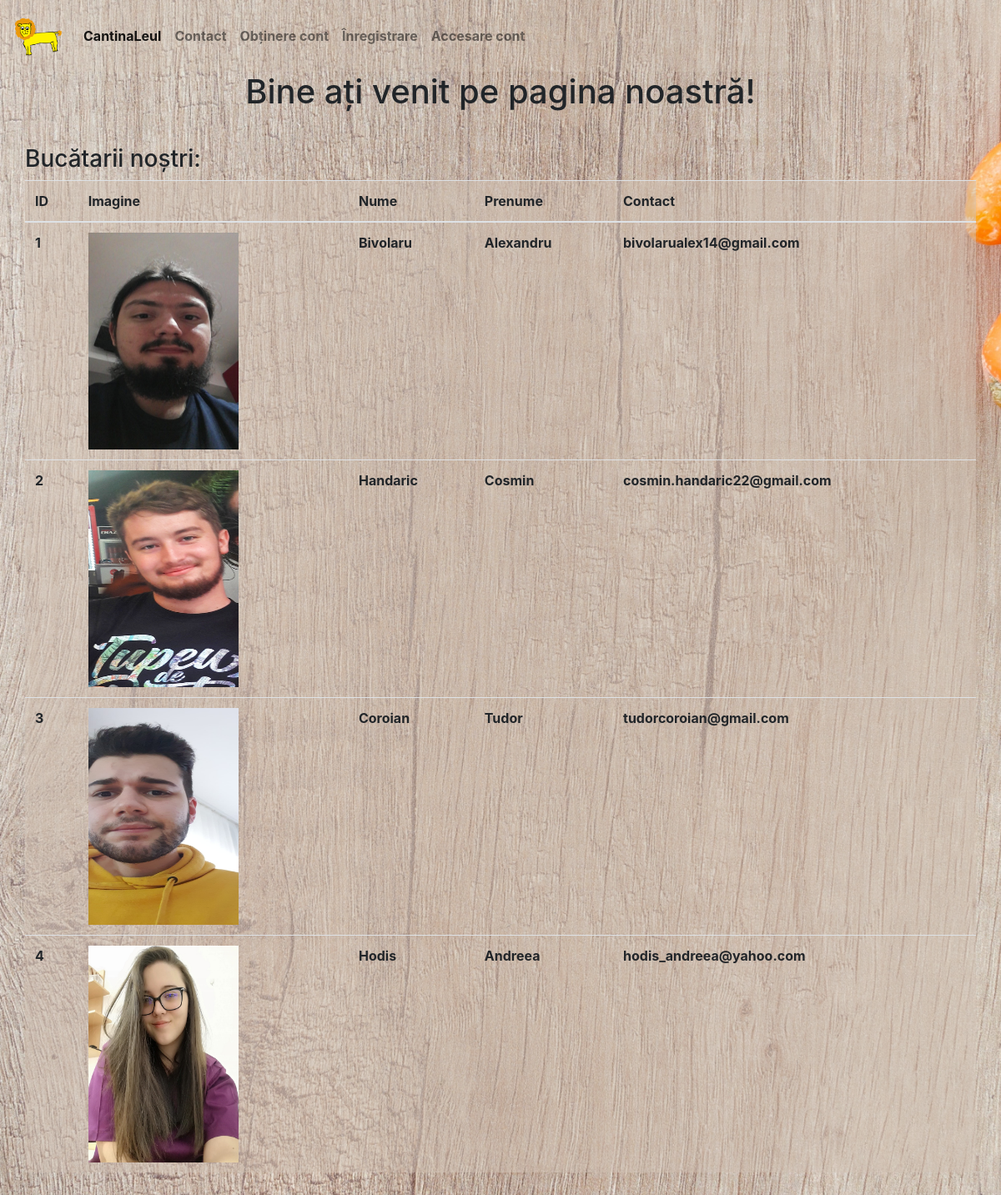
The page / on the database its author committed.
### CantinaLeul/models.py (models this page shows, shortened)
class newChef(models.Model):
    user = models.OneToOneField(User, null=True, on_delete=models.CASCADE)
    nume = models.CharField(max_length=100, null=True)
    prenume = models.CharField(max_length=100, null=True)
    imagine = models.ImageField(upload_to='profiluri', null=True)

### CantinaLeul/views.py (the view)
# urls.py: path('', views.Index, name='home'), #url care ne redirecteaza acasa pe pagina principala
def Index(request):
    bucatari=newChef.objects.all()
    context={'bucatari': bucatari}
    return render(request, 'primaPagina.html', context)

### templates/primaPagina.html (shortened to what this page needs)
<!doctype html>
<html lang="en">
  <head>
    <link rel="stylesheet" href="https://cdn.jsdelivr.net/npm/bootstrap@4.5.3/dist/css/bootstrap.min.css">
  </head>
  <body class="bg">
    {% include 'navigationPrimaPagina.html' %}
    {%  block content %}
        <h1 style="text-align:center;">Bine ați venit pe pagina noastră!</h1>
        <div class="container">
  <div class="row">
    <div class="col-12">
    <h3>Bucătarii noștri:</h3>
		<table class="table table-image" >
		  <thead>
		    <tr>
		      <th class="c1" scope="col" style="opacity: 1;">ID</th>
		      <th class="c1" scope="col">Imagine</th>
		      <th class="c1" scope="col">Nume</th>
		      <th class="c1" scope="col">Prenume</th>
		      <th class="c1" scope="col">Contact</th>
		    </tr>
		  </thead>
		  <tbody >
            {% for bucatar in bucatari %}
                <tr>
                  <td>
                   <b> {{ bucatar.id }} </b>
                  </td>
                   <td >
                       <img src="{{ bucatar.imagine.url }}" width=180 height=260>
                  </td>
                    <td>
                     <b>{{ bucatar.nume }}</b>
                    </td>
                    <td>
                    <b>{{ bucatar.prenume }}</b>
                    </td>
                    <td>
                    <b>{{ bucatar.user.email }}</b>
                    </td>
                </tr>
            {% endfor %}
		  </tbody>
		</table>
    </div>
  </div>
</div>
    {% endblock %}
  </body>
</html>

### templates/primaPagina.html (style rules this page uses)
.bg { background-image: url('/media/images/background_image.jpg'); height: 100%; background-position: center; background-repeat: no-repeat; background-size: cover; }
.table { background-color: rgba(210, 193, 180, 0.50); }
.container { padding: 2rem 0rem; }

### rows shown on the page
newChef: id "1", imagine (picture), nume "Bivolaru", prenume "Alexandru", user.email "bivolarualex14@gmail.com"
newChef: id "2", imagine (picture), nume "Handaric", prenume "Cosmin", user.email "cosmin.handaric22@gmail.com"
newChef: id "3", imagine (picture), nume "Coroian", prenume "Tudor", user.email "tudorcoroian@gmail.com"
newChef: id "4", imagine (picture), nume "Hodis", prenume "Andreea", user.email "hodis_andreea@yahoo.com"
